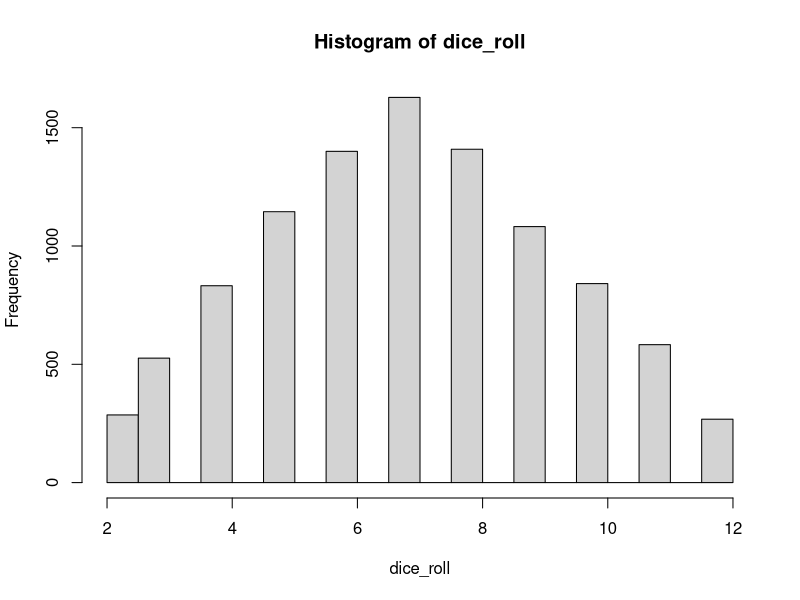
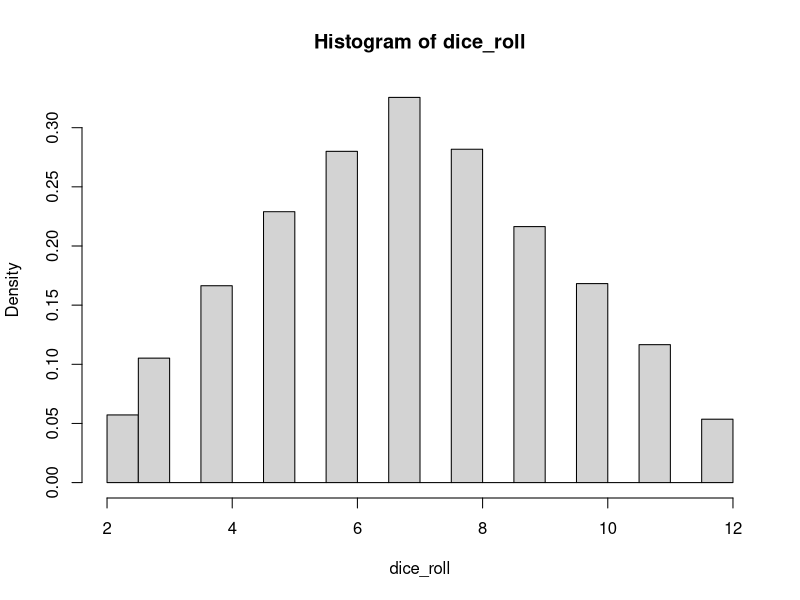
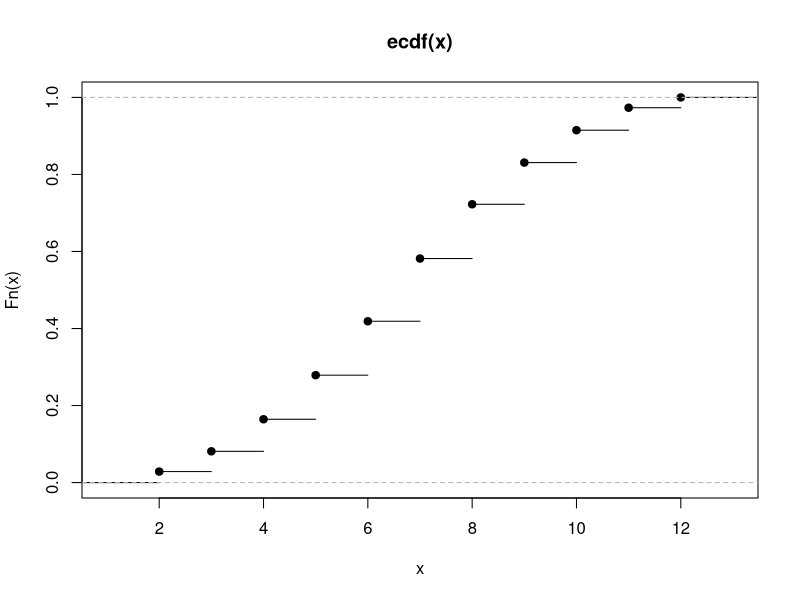
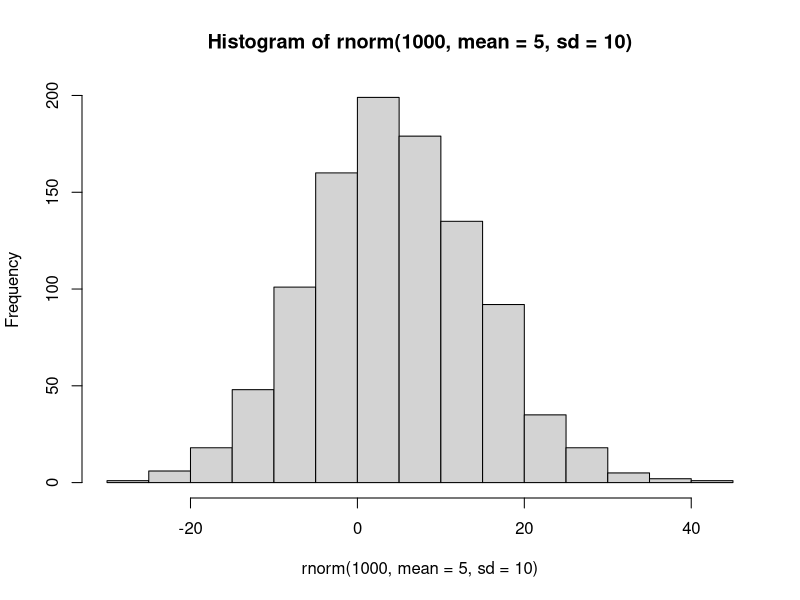

Here is the R script that generated these plots, in order:
# Making Function
myfunction <- function (x) {
  y <- x + 5
  return (y)
  }


# Making my test function
meanfunction <- function(x,y) {
  z <- (x+y)/2
  return(z)
}

# Dice
d = 10000 
dice1 <- sample(6, d, replace = TRUE)
dice2 <- sample(6, d, replace = TRUE)

dice_roll <- dice1 + dice2

hist(dice_roll)
hist(dice_roll, freq=FALSE)
plot.ecdf(dice_roll)

# Normal Distribution
n <- rnorm(1000)
hist(rnorm(1000, mean=5, sd=10))

